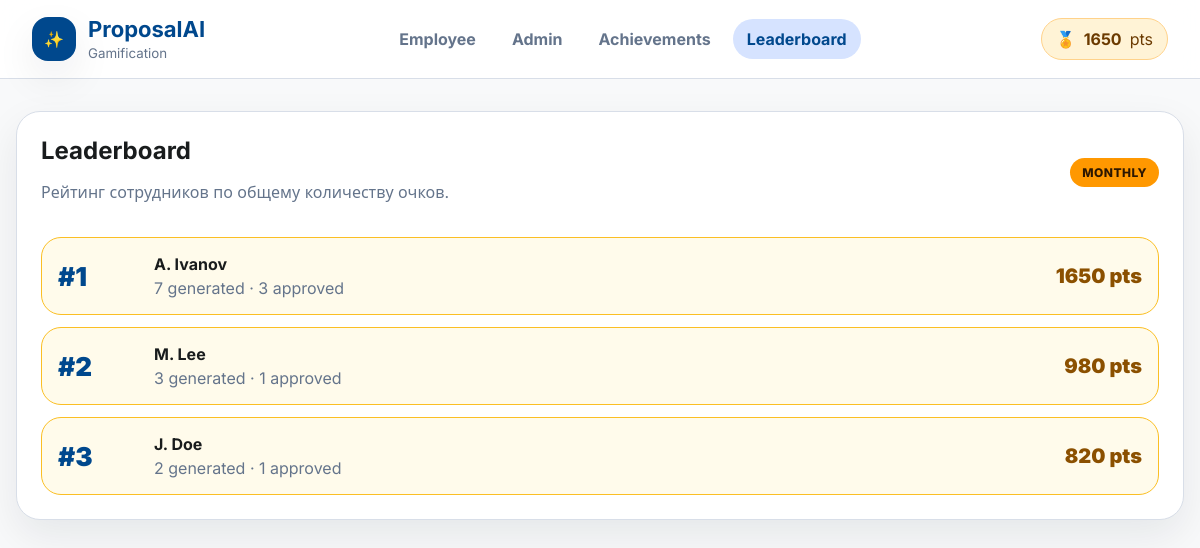
The app's page /leaderboard with its own data.
### tables this page shows
CREATE TABLE users (
                id INTEGER PRIMARY KEY AUTOINCREMENT,
                name TEXT NOT NULL,
                role TEXT NOT NULL DEFAULT 'employee',
                total_points INTEGER NOT NULL DEFAULT 0,
                generated_count INTEGER NOT NULL DEFAULT 0,
                approved_count INTEGER NOT NULL DEFAULT 0,
                best_bonus INTEGER NOT NULL DEFAULT 0,
                current_streak INTEGER NOT NULL DEFAULT 0,
                created_at TEXT NOT NULL
            );

### ai_cp_gamification_flask/app.py (the view)
@app.route("/leaderboard")
def leaderboard_page():
    return render_template("leaderboard.html", state=get_state(), active="leaderboard")

### ai_cp_gamification_flask/app.py (called while the page is built)
def get_db() -> sqlite3.Connection:
    conn = sqlite3.connect(DB_PATH)
    conn.row_factory = sqlite3.Row
    return conn

def get_level(points: int) -> dict[str, Any]:
    for level in LEVELS:
        if level["min"] <= points <= level["max"]:
            return level
    return LEVELS[0]

def get_level_progress(points: int) -> int:
    level = get_level(points)
    if level["max"] >= 10**12:
        return 100
    span = level["max"] - level["min"] + 1
    completed = points - level["min"]
    return max(0, min(100, round(completed / span * 100)))

def get_primary_employee(conn: sqlite3.Connection) -> sqlite3.Row:
    return conn.execute("SELECT * FROM users WHERE role = 'employee' ORDER BY id LIMIT 1").fetchone()

def get_admin(conn: sqlite3.Connection) -> sqlite3.Row:
    return conn.execute("SELECT * FROM users WHERE role = 'admin' ORDER BY id LIMIT 1").fetchone()

### ai_cp_gamification_flask/templates/leaderboard.html (shortened to what this page needs)
{% extends "base.html" %}
{% block content %}
<section class="card">
  <div class="card-header">
    <div>
      <h1>Leaderboard</h1>
      <p class="muted">Рейтинг сотрудников по общему количеству очков.</p>
    </div>
    <span class="level-badge">Monthly</span>
  </div>
  <div class="leaderboard">
    {% for user in state.leaderboard %}
    <div class="leader-row {{ 'top' if loop.index <= 3 else '' }}">
      <div class="rank">#{{ loop.index }}</div>
      <div>
        <strong>{{ user.name }}</strong>
        <p>{{ user.generated_count }} generated · {{ user.approved_count }} approved</p>
      </div>
      <div class="leader-points">{{ user.total_points }} pts</div>
    </div>
    {% endfor %}
  </div>
</section>
{% endblock %}

### ai_cp_gamification_flask/templates/base.html (shortened to what this page needs)
<!doctype html>
<html lang="ru">
<head>
  <link rel="stylesheet" href="{{ url_for('static', filename='styles.css') }}">
</head>
<body>
  <header class="topbar">
    <a class="brand" href="{{ url_for('index') }}">
      <span class="brand-icon">✨</span>
      <span>
        <strong>ProposalAI</strong>
        <small>Gamification</small>
      </span>
    </a>
    <nav class="nav">
      <a class="nav-link {{ 'active' if active == 'employee' else '' }}" href="{{ url_for('index') }}">Employee</a>
      <a class="nav-link {{ 'active' if active == 'admin' else '' }}" href="{{ url_for('admin_page') }}">Admin</a>
      <a class="nav-link {{ 'active' if active == 'achievements' else '' }}" href="{{ url_for('achievements_page') }}">Achievements</a>
      <a class="nav-link {{ 'active' if active == 'leaderboard' else '' }}" href="{{ url_for('leaderboard_page') }}">Leaderboard</a>
    </nav>
    <div class="points-pill">
      <span>🏅</span>
      <strong id="headerPoints">{{ state.employee.total_points }}</strong>
      <span>pts</span>
    </div>
  </header>
  <main class="page">
    {% block content %}{% endblock %}
  </main>
</body>
</html>

### ai_cp_gamification_flask/static/styles.css (style rules this page uses)
:root { --bg: #f8f9fa; --surface: #ffffff; --surface-soft: #f1f5f9; --surface-strong: #e2e8f0; --text: #191c1d; --muted: #64748b; --primary: #00488d; --primary-strong: #00386d; --primary-soft: #d6e3ff; --secondary: #ff9800; --secondary-soft: #fff3d6; --success: #16a34a; --danger: #dc2626; --border: #d8dee8; --shadow: 0 16px 40px rgba(15, 23, 42, 0.08); }
* { box-sizing: border-box; }
body { margin: 0; min-height: 100vh; background: var(--bg); color: var(--text); font-family: Inter, system-ui, -apple-system, BlinkMacSystemFont, "Segoe UI", sans-serif; }
a { color: inherit; text-decoration: none; }
.topbar { position: sticky; top: 0; z-index: 30; display: flex; align-items: center; justify-content: space-between; gap: 24px; padding: 16px 32px; background: rgba(255, 255, 255, 0.88); border-bottom: 1px solid var(--border); backdrop-filter: blur(14px); }
.brand { display: flex; align-items: center; gap: 12px; }
.brand-icon { display: grid; width: 44px; height: 44px; place-items: center; border-radius: 16px; background: var(--primary); color: white; box-shadow: var(--shadow); }
.brand strong { display: block; color: var(--primary); font-size: 22px; }
.brand small { color: var(--muted); }
.nav { display: flex; gap: 8px; }
.nav-link { padding: 10px 14px; border-radius: 999px; color: var(--muted); font-weight: 700; }
.nav-link:hover, .nav-link.active { background: var(--primary-soft); color: var(--primary); }
.points-pill { display: flex; align-items: center; gap: 8px; padding: 10px 14px; border: 1px solid #ffd28a; border-radius: 999px; background: var(--secondary-soft); color: #6b3a00; }
.page { width: min(1280px, calc(100% - 32px)); margin: 0 auto; padding: 32px 0 96px; }
.hero-card h1, .card h1, .card h2, .card h3, .admin-hero h1 { margin: 0; }
.level-badge { display: inline-flex; width: fit-content; align-items: center; gap: 8px; margin-bottom: 10px; padding: 7px 12px; border-radius: 999px; background: var(--secondary); color: #2d1700; font-size: 12px; font-weight: 800; text-transform: uppercase; letter-spacing: 0.04em; }
.card { padding: 24px; border: 1px solid var(--border); border-radius: 24px; background: var(--surface); box-shadow: var(--shadow); }
.card-header { display: flex; align-items: center; justify-content: space-between; gap: 16px; margin-bottom: 18px; }
.metric small, .muted, .field-label { color: var(--muted); }
.leaderboard { display: grid; gap: 12px; }
.leader-row { display: grid; grid-template-columns: 80px 1fr auto; gap: 16px; align-items: center; padding: 16px; border: 1px solid var(--border); border-radius: 20px; background: white; }
.leader-row.top { border-color: #fbbf24; background: #fffbeb; }
.rank { font-size: 26px; font-weight: 900; color: var(--primary); }
.leader-row p { margin: 4px 0 0; color: var(--muted); }
.leader-points { font-size: 20px; font-weight: 900; color: #8b5000; }

### records on screen
users: employee.total_points "1650", name "A. Ivanov", generated_count "7", approved_count "3", total_points "1650"
users: name "M. Lee", generated_count "3", approved_count "1", total_points "980"
users: name "J. Doe", generated_count "2", approved_count "1", total_points "820"
